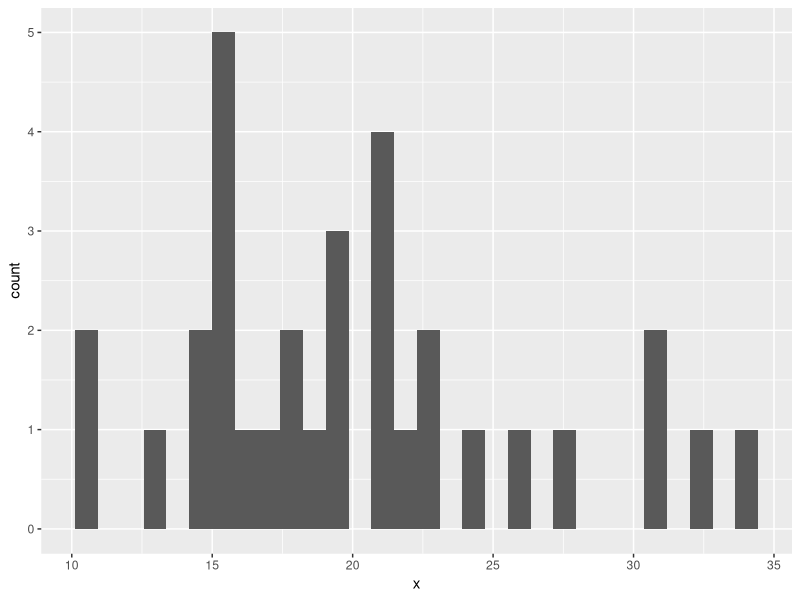
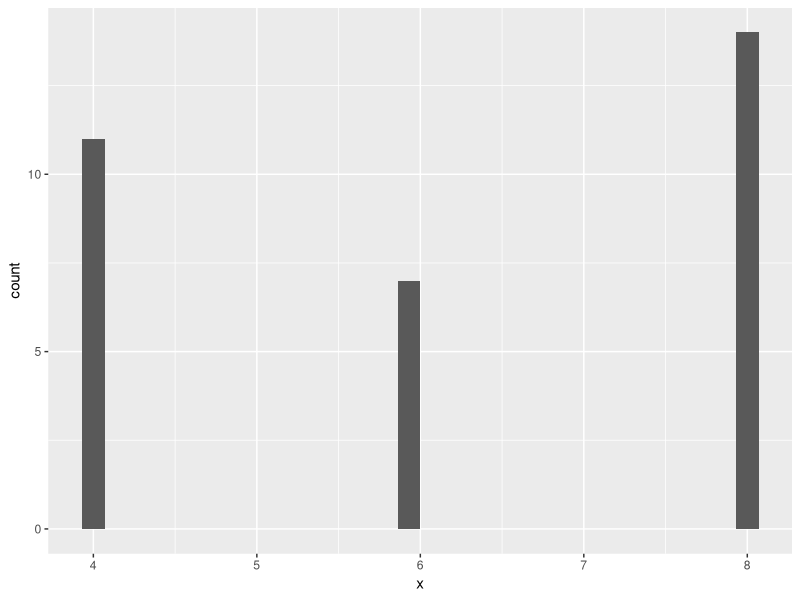
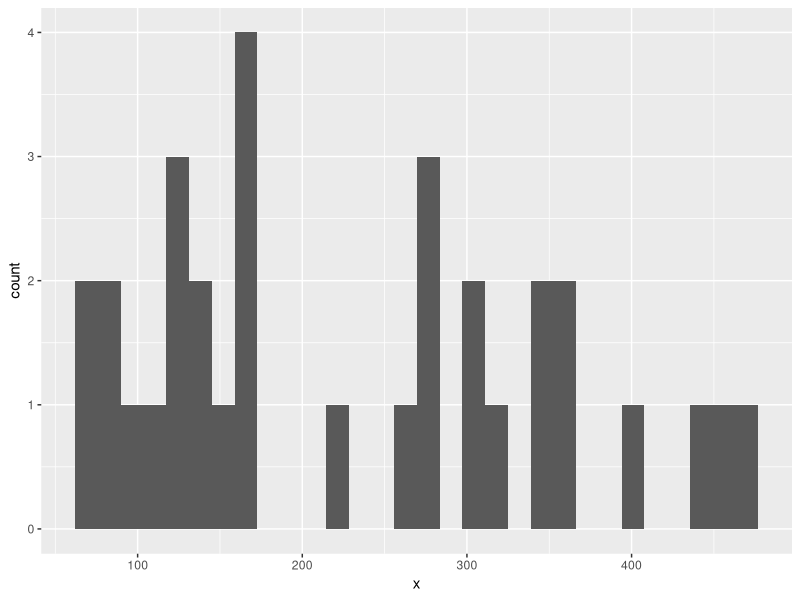
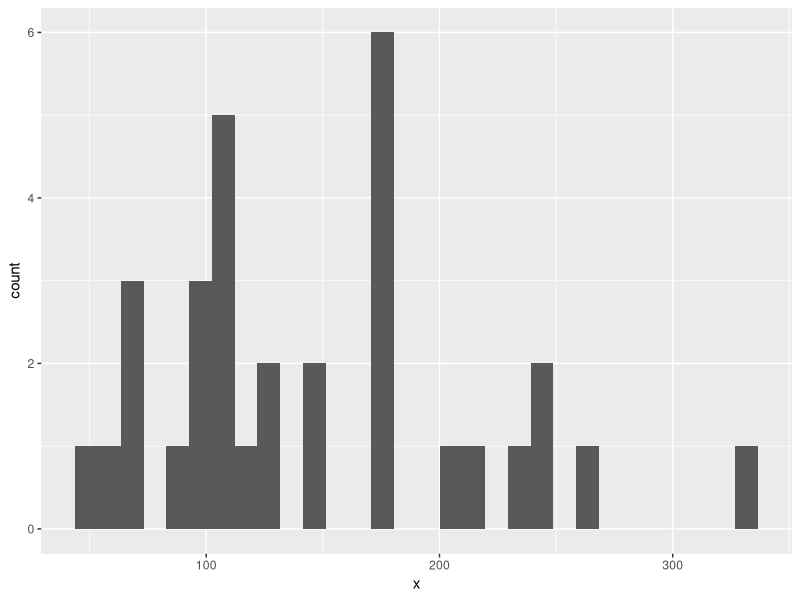
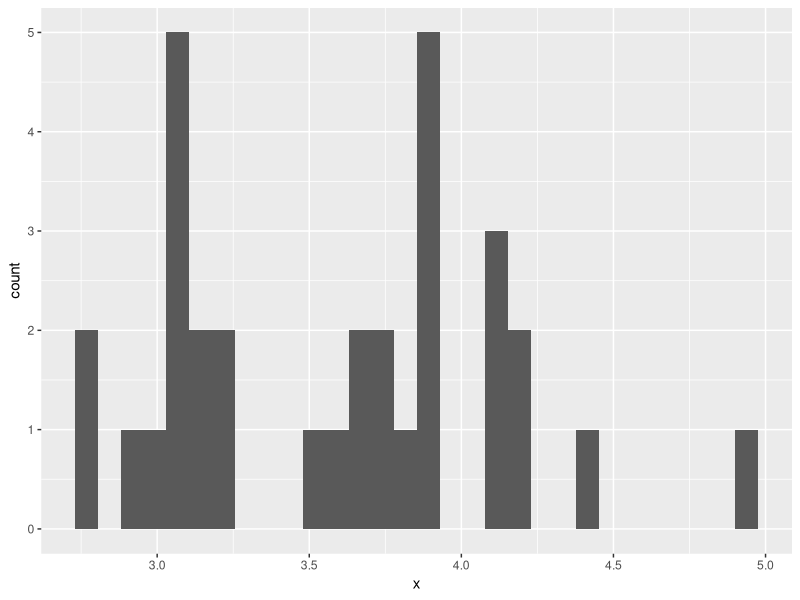
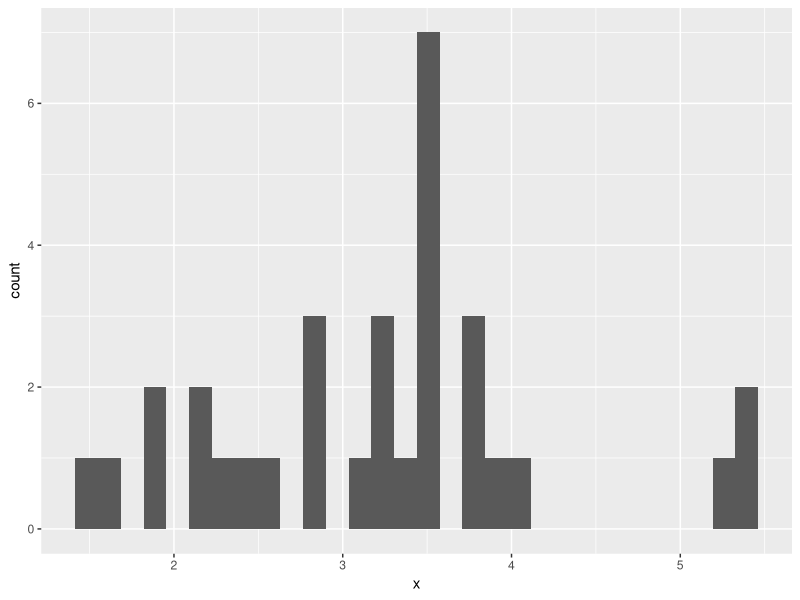
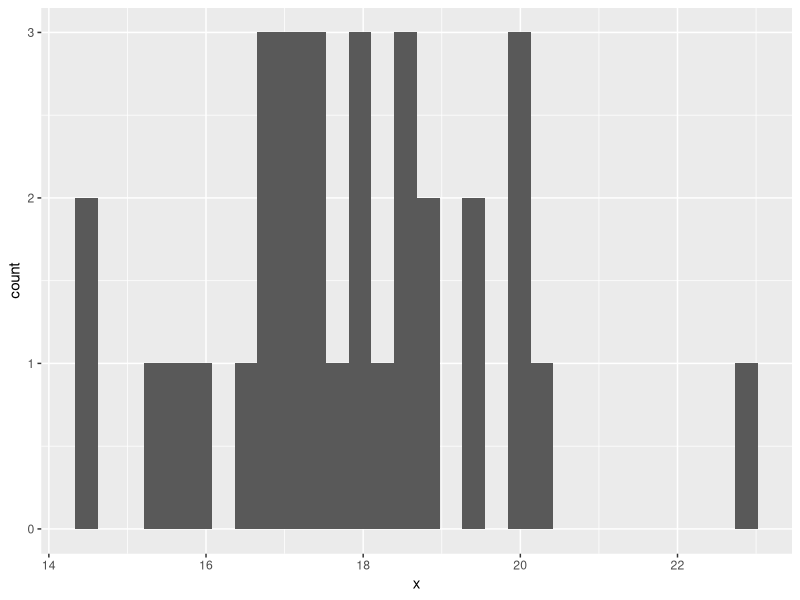
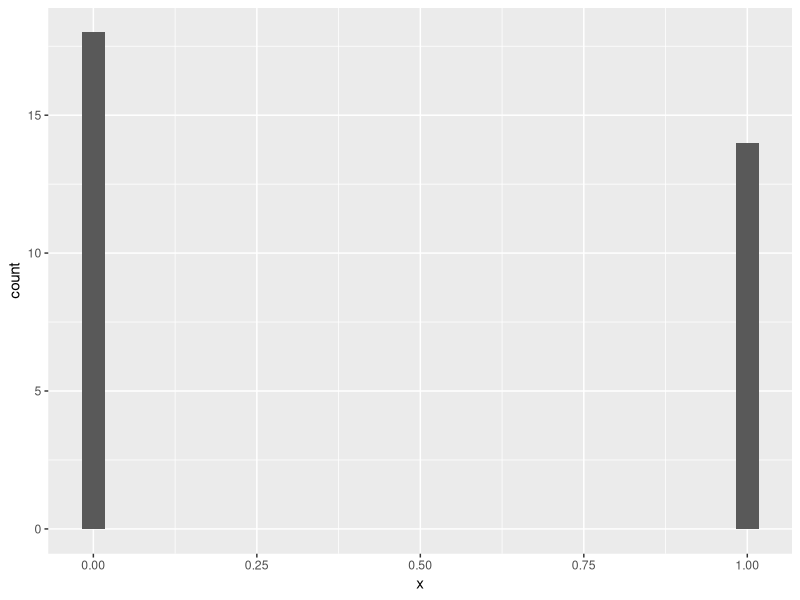

Reproduce these figures in R, in order.
## ---- chunk 1
#| include: false
library(tidyverse)
## ---- chunk 2
a <- 0

for (i in 1:10) {
  a <- a + 1
}

print(a)

## ---- chunk 3
nomes <- c("Ana", "André", "Bruna", "João")
for (nome in nomes) {
  print(paste("Olá,meu nome é", nome))
}

## ---- chunk 4
a <- 1

for (i in seq(1, 10)) {
  a <- a + 1
}

print(a)
## ---- chunk 5
a <- 1
iteracoes <- length(1:10)

for (i in 1:iteracoes) {
  a <- a + 1
}

print(a)

## ---- chunk 6
contador <- 1
while (contador <= 5) {
  print(contador)
  contador <- contador + 1
}

## ---- chunk 7
library(purrr)
fcs <- ls("package:purrr")
fcs


## ---- chunk 8
fcs_map <- map(fcs, \(x) str_detect(x, "map"))
fcs_map <- fcs[unlist(fcs_map)]
fcs_map

## ---- chunk 9
#| message: false
# Função para plotar um histograma para uma coluna numérica do nosso df
plot_histogram <- function(x) {
  plot <- ggplot(data.frame(x = x), aes(x = x)) + 
    geom_histogram()
  return(plot)
}

# Aplica a função a cada coluna numérica 
result <- map_if(mtcars, is.numeric, plot_histogram)
result
